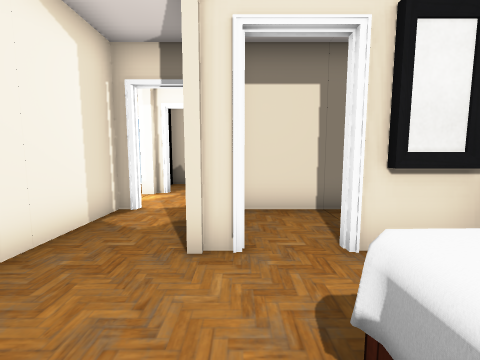
[1] (above)

17 first-person views from a walk through a scene from a Unity 3-D project. The camera is 1.3 m above the floor, tilts 6° down and sees 90° across. Doors are open. The floor is counted in squares, 1 m on a side. Each view is taken from the middle of a square. On the plan, view 1 faces up. The plan holds only what a view shows up to about 12 squares ahead; the rest is blank. The player character is not drawn. Some surface patterns are stand-ins.

[2]
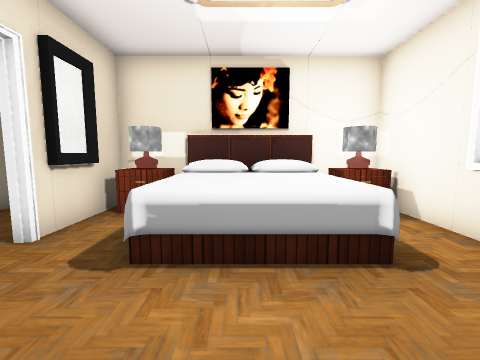

[3]
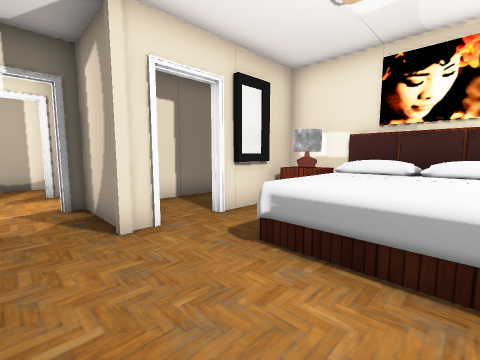

[4]
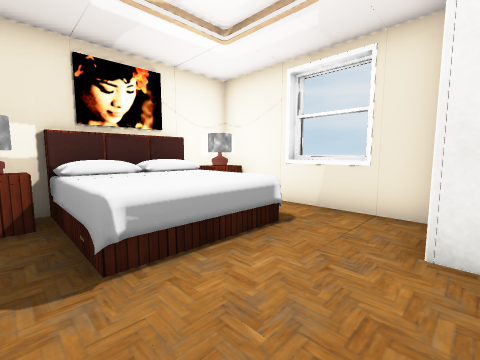

[5]
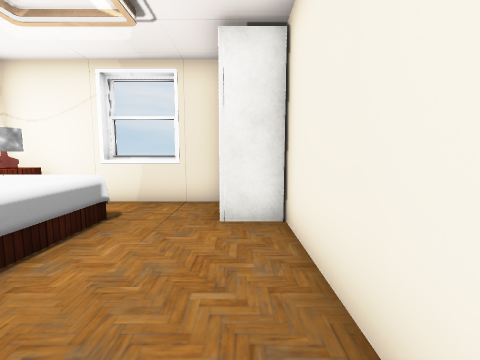

[6]
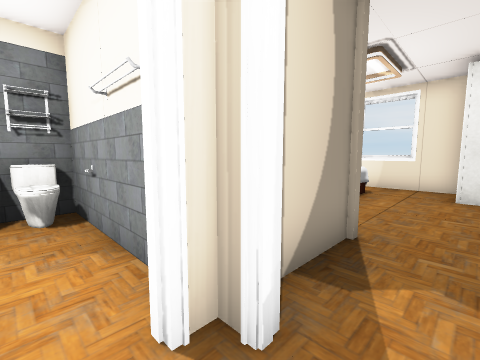

[7]
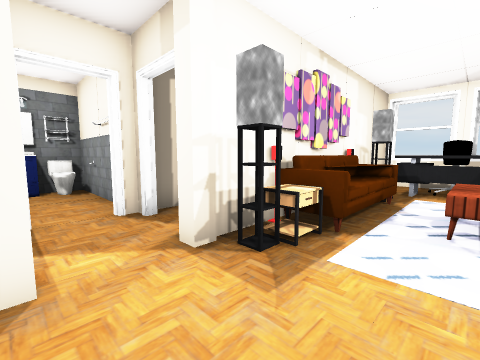

[8]
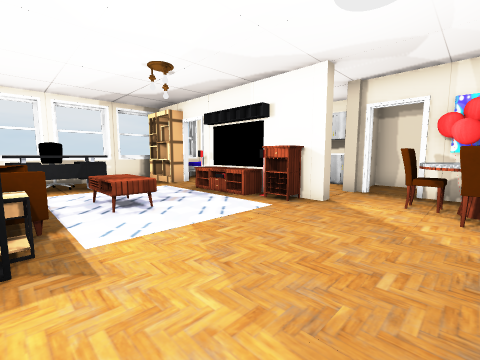

[9]
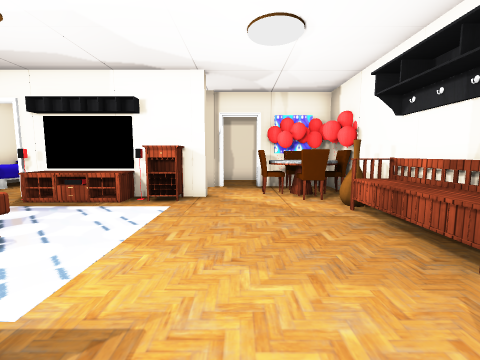

[10]
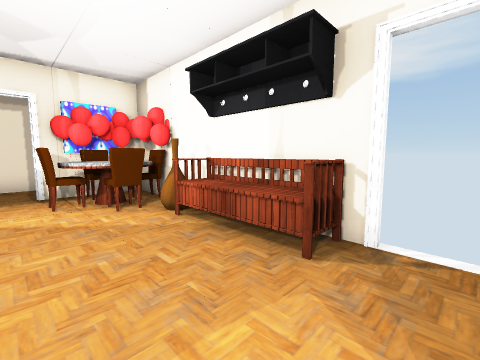

[11]
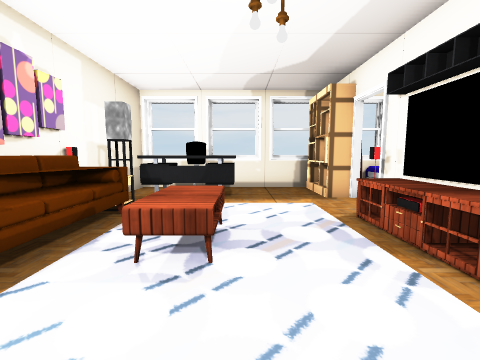

[12]
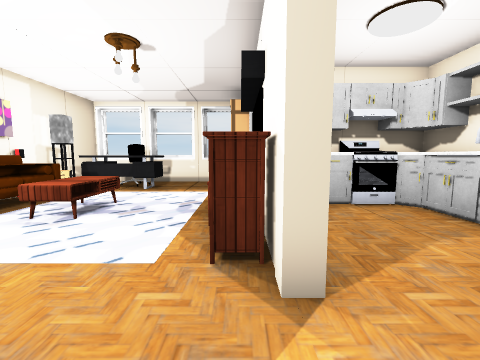

[13]
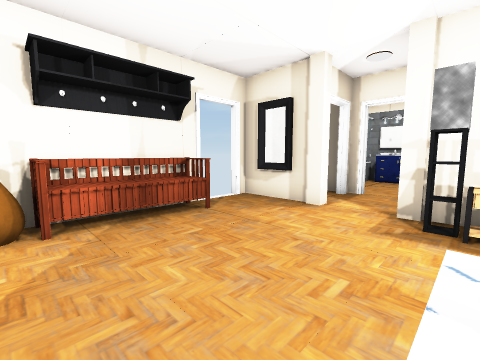

[14]
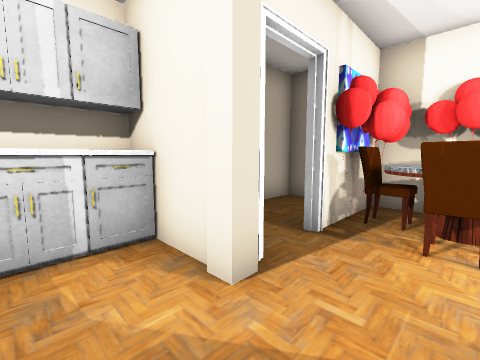

[15]
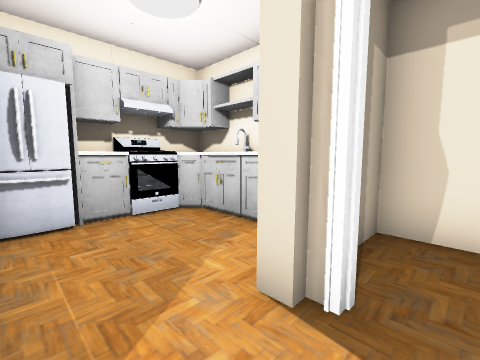

[16]
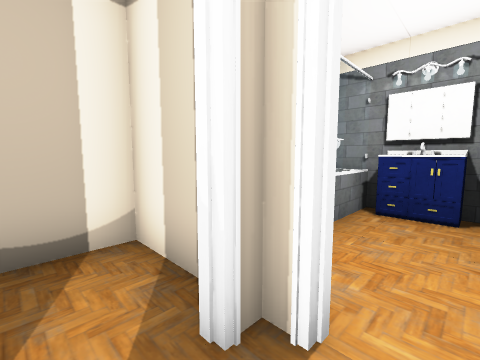

[17]
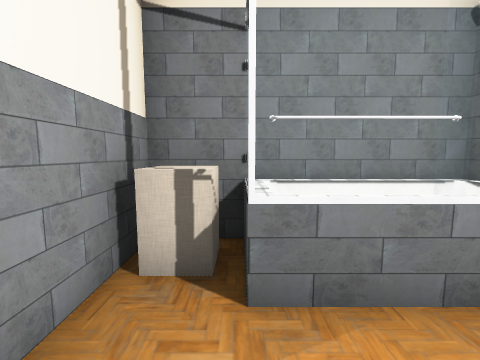

### Floor plan
Key: @ floor where view 1 was taken; # wall or solid block; . floor; D open door; = window, fence, low wall or low ledge; ^ raised ledge; P pillar; B bed; T table; C closet; A cabinet; S sofa; H chair; E shelf; N bench; O other object.
Columns run from 16 left of view 1 to 5 right of it. Each row starts with its distance up from view 1.
 11 ###########DD########
 10 #..#THTONNN..#.#^OOO##
  9 #..#HTH......#.###==##
  8 #..#TH.......PDD#...A#
  7 #..D...........DD...O#
  6 ###P.P.......PDD######
  5 ##...#A.....T#.#....
  4 ##....#.   .T#.#...
  3  ^....T. TT.S#.PDD####
  2  ####OT. TT.S#.....OO#
  1   #####.   .O#...BBBB#
  0      DD.....O#..@BBBB
 -1      DE..^^^^#...BBBB
 -2      #E...HH^#C..BBTT#
 -3    ## E....H.#C....OO#
 -4   #####=#=#######=####

Positions as (right, up) in squares from view 1, and headings:
1: (0, 0), facing up
2: (-2, 0), facing right
3: (-2, -1), facing up-right
4: (-2, 2), facing down-right
5: (-2, 3), facing down
6: (-2, 7), facing down-right
7: (-6, 8), facing down-right
8: (-4, 9), facing down-left
9: (-3, 7), facing left
10: (-4, 7), facing up-left
11: (-7, 6), facing down
12: (-10, 8), facing down
13: (-9, 5), facing up-right
14: (-11, 4), facing up-left
15: (-11, 7), facing down-left
16: (-2, 7), facing up-right
17: (1, 7), facing up
